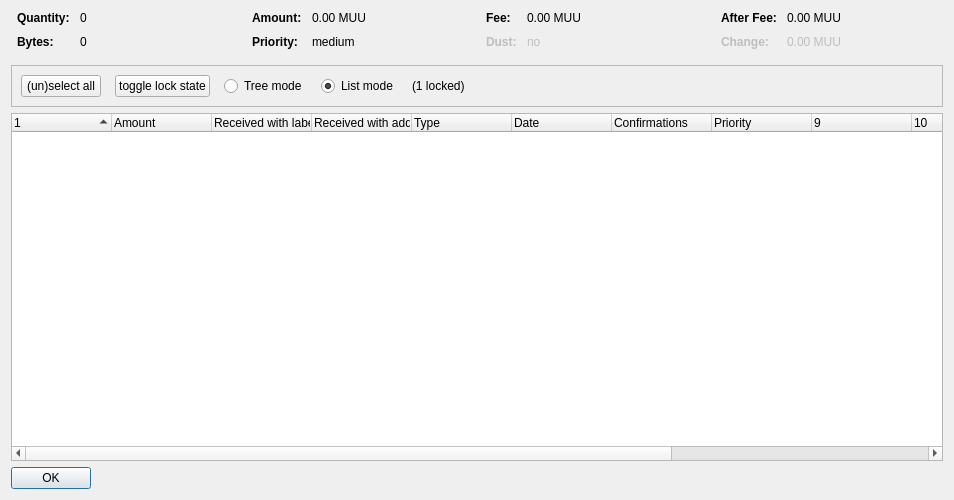
<?xml version="1.0" encoding="UTF-8"?>
<ui version="4.0">
 <class>CoinControlDialog</class>
 <widget class="QDialog" name="CoinControlDialog">
  <property name="geometry">
   <rect>
    <x>0</x>
    <y>0</y>
    <width>954</width>
    <height>500</height>
   </rect>
  </property>
  <property name="windowTitle">
   <string>Coin Selection</string>
  </property>
  <layout class="QVBoxLayout" name="verticalLayout">
   <item>
    <layout class="QHBoxLayout" name="horizontalLayoutTop" stretch="0,0,0,0">
     <property name="topMargin">
      <number>0</number>
     </property>
     <property name="bottomMargin">
      <number>10</number>
     </property>
     <item>
      <layout class="QFormLayout" name="formLayoutCoinControl1">
       <property name="horizontalSpacing">
        <number>10</number>
       </property>
       <property name="verticalSpacing">
        <number>10</number>
       </property>
       <property name="leftMargin">
        <number>6</number>
       </property>
       <property name="rightMargin">
        <number>6</number>
       </property>
       <item row="0" column="0">
        <widget class="QLabel" name="labelCoinControlQuantityText">
         <property name="font">
          <font>
           <weight>75</weight>
           <bold>true</bold>
          </font>
         </property>
         <property name="text">
          <string>Quantity:</string>
         </property>
        </widget>
       </item>
       <item row="0" column="1">
        <widget class="QLabel" name="labelCoinControlQuantity">
         <property name="cursor">
          <cursorShape>IBeamCursor</cursorShape>
         </property>
         <property name="contextMenuPolicy">
          <enum>Qt::ActionsContextMenu</enum>
         </property>
         <property name="text">
          <string notr="true">0</string>
         </property>
         <property name="textInteractionFlags">
          <set>Qt::LinksAccessibleByMouse|Qt::TextSelectableByKeyboard|Qt::TextSelectableByMouse</set>
         </property>
        </widget>
       </item>
       <item row="1" column="0">
        <widget class="QLabel" name="labelCoinControlBytesText">
         <property name="font">
          <font>
           <weight>75</weight>
           <bold>true</bold>
          </font>
         </property>
         <property name="text">
          <string>Bytes:</string>
         </property>
        </widget>
       </item>
       <item row="1" column="1">
        <widget class="QLabel" name="labelCoinControlBytes">
         <property name="cursor">
          <cursorShape>IBeamCursor</cursorShape>
         </property>
         <property name="contextMenuPolicy">
          <enum>Qt::ActionsContextMenu</enum>
         </property>
         <property name="text">
          <string notr="true">0</string>
         </property>
         <property name="textInteractionFlags">
          <set>Qt::LinksAccessibleByMouse|Qt::TextSelectableByKeyboard|Qt::TextSelectableByMouse</set>
         </property>
        </widget>
       </item>
      </layout>
     </item>
     <item>
      <layout class="QFormLayout" name="formLayoutCoinControl2">
       <property name="horizontalSpacing">
        <number>10</number>
       </property>
       <property name="verticalSpacing">
        <number>10</number>
       </property>
       <property name="leftMargin">
        <number>6</number>
       </property>
       <property name="rightMargin">
        <number>6</number>
       </property>
       <item row="0" column="0">
        <widget class="QLabel" name="labelCoinControlAmountText">
         <property name="font">
          <font>
           <weight>75</weight>
           <bold>true</bold>
          </font>
         </property>
         <property name="text">
          <string>Amount:</string>
         </property>
        </widget>
       </item>
       <item row="0" column="1">
        <widget class="QLabel" name="labelCoinControlAmount">
         <property name="cursor">
          <cursorShape>IBeamCursor</cursorShape>
         </property>
         <property name="contextMenuPolicy">
          <enum>Qt::ActionsContextMenu</enum>
         </property>
         <property name="text">
          <string notr="true">0.00 MUU</string>
         </property>
         <property name="textInteractionFlags">
          <set>Qt::LinksAccessibleByMouse|Qt::TextSelectableByKeyboard|Qt::TextSelectableByMouse</set>
         </property>
        </widget>
       </item>
       <item row="1" column="0">
        <widget class="QLabel" name="labelCoinControlPriorityText">
         <property name="font">
          <font>
           <weight>75</weight>
           <bold>true</bold>
          </font>
         </property>
         <property name="text">
          <string>Priority:</string>
         </property>
        </widget>
       </item>
       <item row="1" column="1">
        <widget class="QLabel" name="labelCoinControlPriority">
         <property name="cursor">
          <cursorShape>IBeamCursor</cursorShape>
         </property>
         <property name="contextMenuPolicy">
          <enum>Qt::ActionsContextMenu</enum>
         </property>
         <property name="text">
          <string>medium</string>
         </property>
         <property name="textInteractionFlags">
          <set>Qt::LinksAccessibleByMouse|Qt::TextSelectableByKeyboard|Qt::TextSelectableByMouse</set>
         </property>
        </widget>
       </item>
      </layout>
     </item>
     <item>
      <layout class="QFormLayout" name="formLayoutCoinControl3">
       <property name="horizontalSpacing">
        <number>10</number>
       </property>
       <property name="verticalSpacing">
        <number>10</number>
       </property>
       <property name="leftMargin">
        <number>6</number>
       </property>
       <property name="rightMargin">
        <number>6</number>
       </property>
       <item row="0" column="0">
        <widget class="QLabel" name="labelCoinControlFeeText">
         <property name="font">
          <font>
           <weight>75</weight>
           <bold>true</bold>
          </font>
         </property>
         <property name="text">
          <string>Fee:</string>
         </property>
        </widget>
       </item>
       <item row="0" column="1">
        <widget class="QLabel" name="labelCoinControlFee">
         <property name="cursor">
          <cursorShape>IBeamCursor</cursorShape>
         </property>
         <property name="contextMenuPolicy">
          <enum>Qt::ActionsContextMenu</enum>
         </property>
         <property name="text">
          <string notr="true">0.00 MUU</string>
         </property>
         <property name="textInteractionFlags">
          <set>Qt::LinksAccessibleByMouse|Qt::TextSelectableByKeyboard|Qt::TextSelectableByMouse</set>
         </property>
        </widget>
       </item>
       <item row="1" column="0">
        <widget class="QLabel" name="labelCoinControlLowOutputText">
         <property name="enabled">
          <bool>false</bool>
         </property>
         <property name="font">
          <font>
           <weight>75</weight>
           <bold>true</bold>
          </font>
         </property>
         <property name="text">
          <string>Dust:</string>
         </property>
        </widget>
       </item>
       <item row="1" column="1">
        <widget class="QLabel" name="labelCoinControlLowOutput">
         <property name="enabled">
          <bool>false</bool>
         </property>
         <property name="cursor">
          <cursorShape>IBeamCursor</cursorShape>
         </property>
         <property name="contextMenuPolicy">
          <enum>Qt::ActionsContextMenu</enum>
         </property>
         <property name="text">
          <string>no</string>
         </property>
         <property name="textInteractionFlags">
          <set>Qt::LinksAccessibleByMouse|Qt::TextSelectableByKeyboard|Qt::TextSelectableByMouse</set>
         </property>
        </widget>
       </item>
      </layout>
     </item>
     <item>
      <layout class="QFormLayout" name="formLayoutCoinControl4">
       <property name="horizontalSpacing">
        <number>10</number>
       </property>
       <property name="verticalSpacing">
        <number>10</number>
       </property>
       <property name="leftMargin">
        <number>6</number>
       </property>
       <property name="rightMargin">
        <number>6</number>
       </property>
       <item row="0" column="0">
        <widget class="QLabel" name="labelCoinControlAfterFeeText">
         <property name="font">
          <font>
           <weight>75</weight>
           <bold>true</bold>
          </font>
         </property>
         <property name="text">
          <string>After Fee:</string>
         </property>
        </widget>
       </item>
       <item row="0" column="1">
        <widget class="QLabel" name="labelCoinControlAfterFee">
         <property name="cursor">
          <cursorShape>IBeamCursor</cursorShape>
         </property>
         <property name="contextMenuPolicy">
          <enum>Qt::ActionsContextMenu</enum>
         </property>
         <property name="text">
          <string notr="true">0.00 MUU</string>
         </property>
         <property name="textInteractionFlags">
          <set>Qt::LinksAccessibleByMouse|Qt::TextSelectableByKeyboard|Qt::TextSelectableByMouse</set>
         </property>
        </widget>
       </item>
       <item row="1" column="0">
        <widget class="QLabel" name="labelCoinControlChangeText">
         <property name="enabled">
          <bool>false</bool>
         </property>
         <property name="font">
          <font>
           <weight>75</weight>
           <bold>true</bold>
          </font>
         </property>
         <property name="text">
          <string>Change:</string>
         </property>
        </widget>
       </item>
       <item row="1" column="1">
        <widget class="QLabel" name="labelCoinControlChange">
         <property name="enabled">
          <bool>false</bool>
         </property>
         <property name="cursor">
          <cursorShape>IBeamCursor</cursorShape>
         </property>
         <property name="contextMenuPolicy">
          <enum>Qt::ActionsContextMenu</enum>
         </property>
         <property name="text">
          <string notr="true">0.00 MUU</string>
         </property>
         <property name="textInteractionFlags">
          <set>Qt::LinksAccessibleByMouse|Qt::TextSelectableByKeyboard|Qt::TextSelectableByMouse</set>
         </property>
        </widget>
       </item>
      </layout>
     </item>
    </layout>
   </item>
   <item>
    <widget class="QFrame" name="frame">
     <property name="minimumSize">
      <size>
       <width>0</width>
       <height>40</height>
      </size>
     </property>
     <property name="frameShape">
      <enum>QFrame::StyledPanel</enum>
     </property>
     <property name="frameShadow">
      <enum>QFrame::Sunken</enum>
     </property>
     <layout class="QHBoxLayout" name="horizontalLayout">
      <item>
       <layout class="QHBoxLayout" name="horizontalLayoutPanel" stretch="0,0,0,0,0,0">
        <property name="spacing">
         <number>14</number>
        </property>
        <item>
         <widget class="QPushButton" name="pushButtonSelectAll">
          <property name="sizePolicy">
           <sizepolicy hsizetype="Maximum" vsizetype="Fixed">
            <horstretch>0</horstretch>
            <verstretch>0</verstretch>
           </sizepolicy>
          </property>
          <property name="text">
           <string>(un)select all</string>
          </property>
          <property name="autoDefault">
           <bool>false</bool>
          </property>
         </widget>
        </item>
        <item>
         <widget class="QPushButton" name="pushButtonToggleLock">
          <property name="sizePolicy">
           <sizepolicy hsizetype="Maximum" vsizetype="Fixed">
            <horstretch>0</horstretch>
            <verstretch>0</verstretch>
           </sizepolicy>
          </property>
          <property name="text">
           <string>toggle lock state</string>
          </property>
          <property name="autoDefault">
           <bool>false</bool>
          </property>
         </widget>
        </item>
        <item>
         <widget class="QRadioButton" name="radioTreeMode">
          <property name="sizePolicy">
           <sizepolicy hsizetype="Maximum" vsizetype="Fixed">
            <horstretch>0</horstretch>
            <verstretch>0</verstretch>
           </sizepolicy>
          </property>
          <property name="text">
           <string>Tree mode</string>
          </property>
         </widget>
        </item>
        <item>
         <widget class="QRadioButton" name="radioListMode">
          <property name="sizePolicy">
           <sizepolicy hsizetype="Maximum" vsizetype="Fixed">
            <horstretch>0</horstretch>
            <verstretch>0</verstretch>
           </sizepolicy>
          </property>
          <property name="text">
           <string>List mode</string>
          </property>
          <property name="checked">
           <bool>true</bool>
          </property>
         </widget>
        </item>
        <item>
         <widget class="QLabel" name="labelLocked">
          <property name="text">
           <string>(1 locked)</string>
          </property>
         </widget>
        </item>
        <item>
         <spacer name="horizontalSpacer">
          <property name="orientation">
           <enum>Qt::Horizontal</enum>
          </property>
          <property name="sizeHint" stdset="0">
           <size>
            <width>40</width>
            <height>20</height>
           </size>
          </property>
         </spacer>
        </item>
       </layout>
      </item>
     </layout>
    </widget>
   </item>
   <item>
    <widget class="CoinControlTreeWidget" name="treeWidget">
     <property name="contextMenuPolicy">
      <enum>Qt::CustomContextMenu</enum>
     </property>
     <property name="sortingEnabled">
      <bool>false</bool>
     </property>
     <property name="columnCount">
      <number>13</number>
     </property>
     <attribute name="headerShowSortIndicator" stdset="0">
      <bool>true</bool>
     </attribute>
     <attribute name="headerStretchLastSection">
      <bool>false</bool>
     </attribute>
     <column>
      <property name="text">
       <string/>
      </property>
     </column>
     <column>
      <property name="text">
       <string>Amount</string>
      </property>
     </column>
     <column>
      <property name="text">
       <string>Received with label</string>
      </property>
     </column>
     <column>
      <property name="text">
       <string>Received with address</string>
      </property>
     </column>
     <column>
      <property name="text">
	<string>Type</string>
      </property>
     </column>
     <column>
      <property name="text">	 
       <string>Date</string>
      </property>
     </column>
     <column>
      <property name="text">
       <string>Confirmations</string>
      </property>
      <property name="toolTip">
       <string>Confirmed</string>
      </property>
     </column>
     <column>
      <property name="text">
       <string>Priority</string>
      </property>
     </column>
     <column>
      <property name="text">
       <string/>
      </property>
     </column>
     <column>
      <property name="text">
       <string/>
      </property>
     </column>
     <column>
      <property name="text">
       <string/>
      </property>
     </column>
     <column>
      <property name="text">
       <string/>
      </property>
     </column>
     <column>
      <property name="text">
       <string/>
      </property>
     </column>
    </widget>
   </item>
   <item>
    <widget class="QDialogButtonBox" name="buttonBox">
     <property name="sizePolicy">
      <sizepolicy hsizetype="Maximum" vsizetype="Fixed">
       <horstretch>0</horstretch>
       <verstretch>0</verstretch>
      </sizepolicy>
     </property>
     <property name="orientation">
      <enum>Qt::Horizontal</enum>
     </property>
     <property name="standardButtons">
      <set>QDialogButtonBox::Ok</set>
     </property>
    </widget>
   </item>
  </layout>
 </widget>
 <customwidgets>
  <customwidget>
   <class>CoinControlTreeWidget</class>
   <extends>QTreeWidget</extends>
   <header>coincontroltreewidget.h</header>
  </customwidget>
 </customwidgets>
 <resources/>
 <connections/>
</ui>
